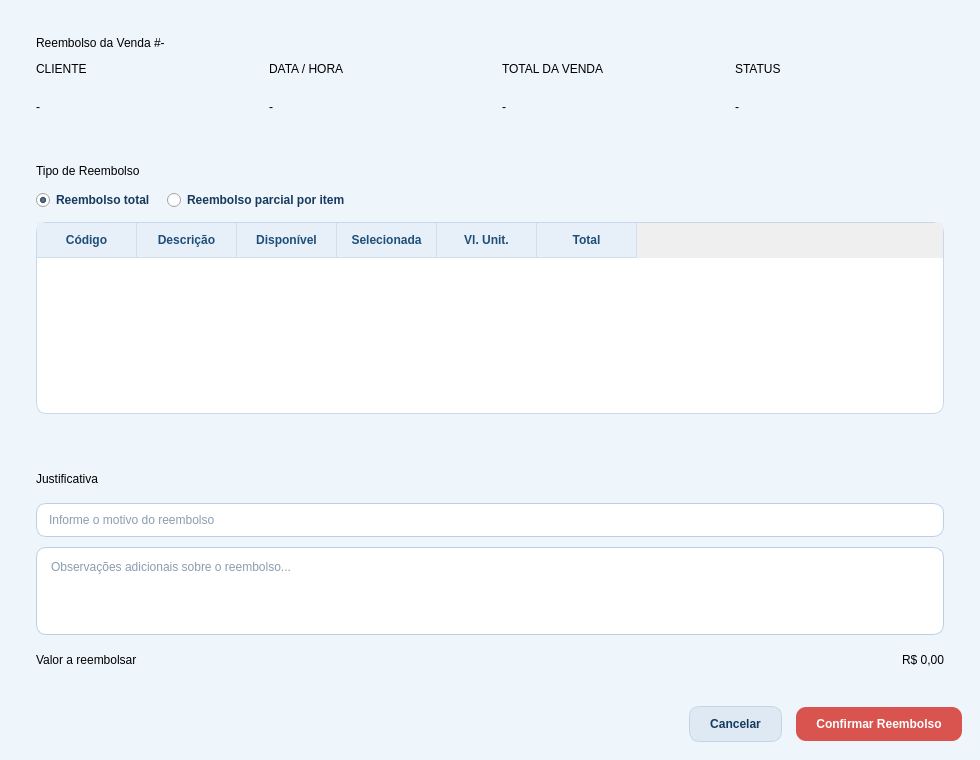
<?xml version="1.0" encoding="UTF-8"?>
<ui version="4.0">
 <class>NovoReembolsoDialog</class>
 <widget class="QDialog" name="NovoReembolsoDialog">
  <property name="geometry">
   <rect>
    <x>0</x>
    <y>0</y>
    <width>980</width>
    <height>760</height>
   </rect>
  </property>
  <property name="minimumSize">
   <size>
    <width>940</width>
    <height>720</height>
   </size>
  </property>
  <property name="windowTitle">
   <string>Novo Reembolso</string>
  </property>
  <property name="styleSheet">
   <string notr="true">QDialog { background: #eef5fb; }
QFrame[card=&quot;true&quot;] { background: white; border: 1px solid #c8d8ea; border-radius: 14px; }
QLabel[title=&quot;true&quot;] { color: #173a5f; font-size: 16px; font-weight: bold; }
QLabel[caption=&quot;true&quot;] { color: #4c6b8b; font-size: 11px; font-weight: bold; }
QLabel[value=&quot;true&quot;] { color: #173a5f; font-size: 18px; font-weight: bold; }
QTableWidget { background: white; border: 1px solid #c8d8ea; border-radius: 10px; gridline-color: #d9e6f2; color: #173a5f; }
QHeaderView::section { background: #e7f0f8; color: #1e4e79; padding: 8px; border: none; border-right: 1px solid #d1e0ee; border-bottom: 1px solid #d1e0ee; font-weight: bold; }
QLineEdit, QTextEdit { background: white; border: 1px solid #bcd0e4; border-radius: 10px; padding: 8px 10px; color: #173a5f; }
QRadioButton { color: #173a5f; font-weight: bold; }
QSpinBox { background: white; border: 1px solid #bcd0e4; border-radius: 8px; padding: 4px; color: #173a5f; }
QPushButton#btnConfirmar { background: #d9534f; color: white; border: none; border-radius: 10px; padding: 10px 20px; font-weight: bold; }
QPushButton#btnConfirmar:hover { background: #c64542; }
QPushButton#btnCancelar { background: #dfe9f3; color: #173a5f; border: 1px solid #c2d5e8; border-radius: 10px; padding: 10px 20px; font-weight: bold; }
QPushButton#btnCancelar:hover { background: #d1dfec; }</string>
  </property>
  <layout class="QVBoxLayout" name="verticalLayout">
   <property name="spacing">
    <number>14</number>
   </property>
   <property name="leftMargin">
    <number>18</number>
   </property>
   <property name="topMargin">
    <number>18</number>
   </property>
   <property name="rightMargin">
    <number>18</number>
   </property>
   <property name="bottomMargin">
    <number>18</number>
   </property>
   <item>
    <widget class="QFrame" name="headerCard">
     <property name="card" stdset="0">
      <string>true</string>
     </property>
     <layout class="QVBoxLayout" name="headerLayout">
      <property name="spacing">
       <number>12</number>
      </property>
      <property name="leftMargin">
       <number>18</number>
      </property>
      <property name="topMargin">
       <number>18</number>
      </property>
      <property name="rightMargin">
       <number>18</number>
      </property>
      <property name="bottomMargin">
       <number>18</number>
      </property>
      <item>
       <widget class="QLabel" name="lblHeaderTitulo">
        <property name="title" stdset="0">
         <string>true</string>
        </property>
        <property name="text">
         <string>Reembolso da Venda #-</string>
        </property>
       </widget>
      </item>
      <item>
       <layout class="QHBoxLayout" name="headerInfoRow">
        <property name="spacing">
         <number>24</number>
        </property>
        <item>
         <layout class="QVBoxLayout" name="clienteLayout">
          <item>
           <widget class="QLabel" name="lblClienteCaption">
            <property name="caption" stdset="0">
             <string>true</string>
            </property>
            <property name="text">
             <string>CLIENTE</string>
            </property>
           </widget>
          </item>
          <item>
           <widget class="QLabel" name="lblCliente">
            <property name="value" stdset="0">
             <string>true</string>
            </property>
            <property name="text">
             <string>-</string>
            </property>
           </widget>
          </item>
         </layout>
        </item>
        <item>
         <layout class="QVBoxLayout" name="dataHoraLayout">
          <item>
           <widget class="QLabel" name="lblDataHoraCaption">
            <property name="caption" stdset="0">
             <string>true</string>
            </property>
            <property name="text">
             <string>DATA / HORA</string>
            </property>
           </widget>
          </item>
          <item>
           <widget class="QLabel" name="lblDataHora">
            <property name="value" stdset="0">
             <string>true</string>
            </property>
            <property name="text">
             <string>-</string>
            </property>
           </widget>
          </item>
         </layout>
        </item>
        <item>
         <layout class="QVBoxLayout" name="totalVendaLayout">
          <item>
           <widget class="QLabel" name="lblTotalVendaCaption">
            <property name="caption" stdset="0">
             <string>true</string>
            </property>
            <property name="text">
             <string>TOTAL DA VENDA</string>
            </property>
           </widget>
          </item>
          <item>
           <widget class="QLabel" name="lblTotalVenda">
            <property name="value" stdset="0">
             <string>true</string>
            </property>
            <property name="text">
             <string>-</string>
            </property>
           </widget>
          </item>
         </layout>
        </item>
        <item>
         <layout class="QVBoxLayout" name="statusLayout">
          <item>
           <widget class="QLabel" name="lblStatusCaption">
            <property name="caption" stdset="0">
             <string>true</string>
            </property>
            <property name="text">
             <string>STATUS</string>
            </property>
           </widget>
          </item>
          <item>
           <widget class="QLabel" name="lblStatus">
            <property name="value" stdset="0">
             <string>true</string>
            </property>
            <property name="text">
             <string>-</string>
            </property>
           </widget>
          </item>
         </layout>
        </item>
       </layout>
      </item>
     </layout>
    </widget>
   </item>
   <item>
    <widget class="QFrame" name="modeCard">
     <property name="card" stdset="0">
      <string>true</string>
     </property>
     <layout class="QVBoxLayout" name="modeLayout">
      <property name="spacing">
       <number>12</number>
      </property>
      <property name="leftMargin">
       <number>18</number>
      </property>
      <property name="topMargin">
       <number>18</number>
      </property>
      <property name="rightMargin">
       <number>18</number>
      </property>
      <property name="bottomMargin">
       <number>18</number>
      </property>
      <item>
       <widget class="QLabel" name="lblTipoSection">
        <property name="title" stdset="0">
         <string>true</string>
        </property>
        <property name="text">
         <string>Tipo de Reembolso</string>
        </property>
       </widget>
      </item>
      <item>
       <layout class="QHBoxLayout" name="modeRow">
        <item>
         <widget class="QRadioButton" name="radioTotal">
          <property name="text">
           <string>Reembolso total</string>
          </property>
          <property name="checked">
           <bool>true</bool>
          </property>
         </widget>
        </item>
        <item>
         <widget class="QRadioButton" name="radioParcial">
          <property name="text">
           <string>Reembolso parcial por item</string>
          </property>
         </widget>
        </item>
        <item>
         <spacer name="horizontalSpacer">
          <property name="orientation">
           <enum>Qt::Horizontal</enum>
          </property>
          <property name="sizeHint" stdset="0">
           <size>
            <width>40</width>
            <height>20</height>
           </size>
          </property>
         </spacer>
        </item>
       </layout>
      </item>
      <item>
       <widget class="QTableWidget" name="tableItens">
        <property name="editTriggers">
         <set>QAbstractItemView::NoEditTriggers</set>
        </property>
        <column>
         <property name="text">
          <string>Código</string>
         </property>
        </column>
        <column>
         <property name="text">
          <string>Descrição</string>
         </property>
        </column>
        <column>
         <property name="text">
          <string>Disponível</string>
         </property>
        </column>
        <column>
         <property name="text">
          <string>Selecionada</string>
         </property>
        </column>
        <column>
         <property name="text">
          <string>Vl. Unit.</string>
         </property>
        </column>
        <column>
         <property name="text">
          <string>Total</string>
         </property>
        </column>
       </widget>
      </item>
     </layout>
    </widget>
   </item>
   <item>
    <widget class="QFrame" name="formCard">
     <property name="card" stdset="0">
      <string>true</string>
     </property>
     <layout class="QVBoxLayout" name="formLayout">
      <property name="spacing">
       <number>10</number>
      </property>
      <property name="leftMargin">
       <number>18</number>
      </property>
      <property name="topMargin">
       <number>18</number>
      </property>
      <property name="rightMargin">
       <number>18</number>
      </property>
      <property name="bottomMargin">
       <number>18</number>
      </property>
      <item>
       <widget class="QLabel" name="lblJustificativaSection">
        <property name="title" stdset="0">
         <string>true</string>
        </property>
        <property name="text">
         <string>Justificativa</string>
        </property>
       </widget>
      </item>
      <item>
       <widget class="QLineEdit" name="inputMotivo">
        <property name="placeholderText">
         <string>Informe o motivo do reembolso</string>
        </property>
       </widget>
      </item>
      <item>
       <widget class="QTextEdit" name="inputObservacao">
        <property name="minimumSize">
         <size>
          <width>0</width>
          <height>88</height>
         </size>
        </property>
        <property name="maximumSize">
         <size>
          <width>16777215</width>
          <height>88</height>
         </size>
        </property>
        <property name="placeholderText">
         <string>Observações adicionais sobre o reembolso...</string>
        </property>
       </widget>
      </item>
      <item>
       <layout class="QHBoxLayout" name="summaryRow">
        <item>
         <widget class="QLabel" name="lblTotalReembolsoCaption">
          <property name="caption" stdset="0">
           <string>true</string>
          </property>
          <property name="text">
           <string>Valor a reembolsar</string>
          </property>
         </widget>
        </item>
        <item>
         <spacer name="horizontalSpacer_2">
          <property name="orientation">
           <enum>Qt::Horizontal</enum>
          </property>
          <property name="sizeHint" stdset="0">
           <size>
            <width>40</width>
            <height>20</height>
           </size>
          </property>
         </spacer>
        </item>
        <item>
         <widget class="QLabel" name="lblTotalReembolso">
          <property name="value" stdset="0">
           <string>true</string>
          </property>
          <property name="text">
           <string>R$ 0,00</string>
          </property>
         </widget>
        </item>
       </layout>
      </item>
     </layout>
    </widget>
   </item>
   <item>
    <layout class="QHBoxLayout" name="footerLayout">
     <item>
      <spacer name="horizontalSpacer_3">
       <property name="orientation">
        <enum>Qt::Horizontal</enum>
       </property>
       <property name="sizeHint" stdset="0">
        <size>
         <width>40</width>
         <height>20</height>
        </size>
       </property>
      </spacer>
     </item>
     <item>
      <widget class="QPushButton" name="btnCancelar">
       <property name="text">
        <string>Cancelar</string>
       </property>
      </widget>
     </item>
     <item>
      <widget class="QPushButton" name="btnConfirmar">
       <property name="text">
        <string>Confirmar Reembolso</string>
       </property>
      </widget>
     </item>
    </layout>
   </item>
  </layout>
 </widget>
 <resources/>
 <connections/>
</ui>
